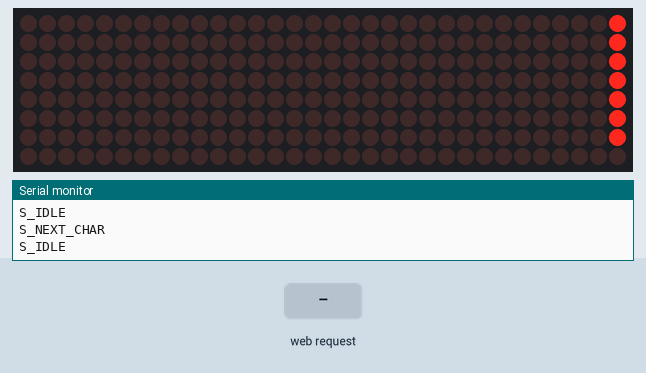
The sketch below on a simulated ESP8266 (NodeMCU). Shown: 32×8 LED matrix, the last lines printed to the serial monitor. Inputs (shaded band) come from the test bench. WiFi joins after 1.5 s; servers stay silent unless stated; random numbers use the default seed unless the sketch sets one.

Above: at 0.2 s.
At 12.2 s:
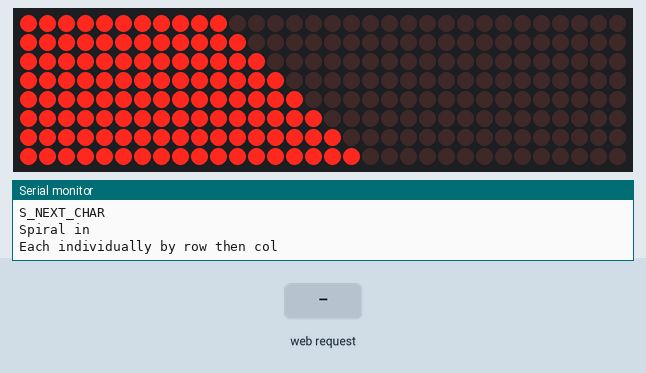
13.6 s: HTTP request GET /&MSG= received
At 14.6 s:
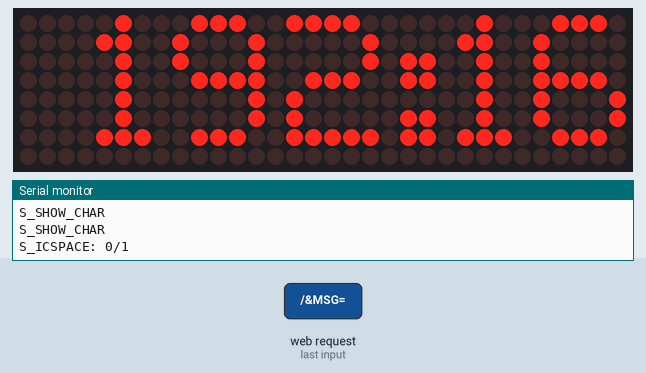

The sketch:

NodeMCU_MAX7219_wifi_runningtext.ino
```cpp
#include <ESP8266WiFi.h>
#include <MD_MAX72xx.h>

#define PRINT(s, v) { Serial.print(F(s)); Serial.print(v); }
#define PRINTS(s)   { Serial.print(F(s)); }

#define MAX_DEVICES 4
#define DELAYTIME  40
MD_MAX72XX mx = MD_MAX72XX(MD_MAX72XX::FC16_HW, 15, MAX_DEVICES);

const char* ssid = "m_m_m";                   // edit your wifi SSID here
const char* password = "1qazmlp0";            // edit your wifi password here

WiFiServer server(80);

const uint8_t MESG_SIZE = 255;
const uint8_t CHAR_SPACING = 1;
const uint8_t SCROLL_DELAY = 75;

char curMessage[MESG_SIZE];
char newMessage[MESG_SIZE];
bool newMessageAvailable = false;
char WebResponse[] = "HTTP/1.1 200 OK\nContent-Type: text/html\n\n";

char WebPage[] =
"<!DOCTYPE html>" \
"<html>" \
"<head><meta name=\"viewport\" content=\"width=device-width, initial-scale=1\">" \
"<title>ESP8266 running text control</title>" \
"<style>" \
"html, body" \
"{" \
"font-family: Helvetica; "\
"display: block;"\
"margin: 0px auto;"\
"text-align: center;"\
"background-color: #96c3eb;" \
"}" \
"#container " \
"{" \
"width: 90%;" \
"height: 100%;" \
"margin-left: 10px;" \
"margin-right: 5px;" \
"margin-top: 20px;" \
"border: solid 2px;" \
"padding: 10px;" \
"background-color: #14aaf5;" \
"}" \
"</style>"\
"<script>" \
"strLine = \"\";" \
"function SendText()" \
"{" \
"  nocache = \"/&nocache=\" + Math.random() * 1000000;" \
"  var request = new XMLHttpRequest();" \
"  strLine = \"&MSG=\" + document.getElementById(\"txt_form\").Message.value;" \
"  request.open(\"GET\", strLine + nocache, false);" \
"  request.send(null);" \
"}" \
"</script>" \
"</head>" \
"<body>" \
"<H1><b>MAX7219 LED Matrix ESP8266 WiFi Control</b></H1>" \

"<div id=\"container\">"\
"<form id=\"txt_form\" name=\"frmText\">" \
"<label>Message:<input type=\"text\" name=\"Message\" maxlength=\"255\"></label><br>" \
"</form>" \
"<br>" \
"<input type=\"submit\" value=\"Send Text\" onclick=\"SendText()\">" \
"<p><b>visit : </b>" \
"<a href=\"https://www.instagram.com/hab_mz\">@hab_mz</a></p>" \
"</div>" \
"</body>" \
"</html>";

char *err2Str(wl_status_t code)
{
  switch (code)
  {
  case WL_IDLE_STATUS:    return("IDLE");           break; // WiFi is in process of changing between statuses
  case WL_NO_SSID_AVAIL:  return("NO_SSID_AVAIL");  break; // case configured SSID cannot be reached
 case WL_CONNECTED:      return("CONNECTED");      break; // successful connection is established
  case WL_CONNECT_FAILED: return("CONNECT_FAILED"); break; // password is incorrect
  case WL_DISCONNECTED:   return("CONNECT_FAILED"); break; // module is not configured in station mode
  default: return("??");
  }
}

uint8_t htoi(char c)
{
  c = toupper(c);
  if ((c >= '0') && (c <= '9')) return(c - '0');
  if ((c >= 'A') && (c <= 'F')) return(c - 'A' + 0xa);
  return(0);
}

boolean getText(char *szMesg, char *psz, uint8_t len)
{
  boolean isValid = false;  // text received flag
  char *pStart, *pEnd;      // pointer to start and end of text

  // get pointer to the beginning of the text
  pStart = strstr(szMesg, "/&MSG=");

  if (pStart != NULL)
  {
    pStart += 6;  // skip to start of data
    pEnd = strstr(pStart, "/&");

    if (pEnd != NULL)
    {
      while (pStart != pEnd)
      {
        if ((*pStart == '%') && isdigit(*(pStart+1)))
{
          // replace %xx hex code with the ASCII character
          char c = 0;
          pStart++;
          c += (htoi(*pStart++) << 4);
          c += htoi(*pStart++);
          *psz++ = c;
        }
        else
          *psz++ = *pStart++;
      }

      *psz = '\0'; // terminate the string
      isValid = true;
    }
  }

  return(isValid);
}

void handleWiFi(void)
{
  static enum { S_IDLE, S_WAIT_CONN, S_READ, S_EXTRACT, S_RESPONSE, S_DISCONN } state = S_IDLE;
static char szBuf[1024];
  static uint16_t idxBuf = 0;
  static WiFiClient client;
  static uint32_t timeStart;

  switch (state)
  {
  case S_IDLE:   // initialise
    PRINTS("\nS_IDLE");
    idxBuf = 0;
    state = S_WAIT_CONN;
    break;

  case S_WAIT_CONN:   // waiting for connection
    {
      client = server.available();
      if (!client) break;
      if (!client.connected()) break;

      timeStart = millis();
      state = S_READ;
    }
    break;

  case S_READ: // get the first line of data
    PRINTS("\nS_READ");
    while (client.available())
    {
      char c = client.read();
      if ((c == '\r') || (c == '\n'))
      {
        szBuf[idxBuf] = '\0';
        client.flush();
        PRINT("\nRecv: ", szBuf);
        state = S_EXTRACT;
      }
      else
        szBuf[idxBuf++] = (char)c;
    }
    if (millis() - timeStart > 1000)
{
      PRINTS("\nWait timeout");
      state = S_DISCONN;
    }
    break;


  case S_EXTRACT: // extract data
    PRINTS("\nS_EXTRACT");
    // Extract the string from the message if there is one
    newMessageAvailable = getText(szBuf, newMessage, MESG_SIZE);
    PRINT("\nNew Msg: ", newMessage);
    state = S_RESPONSE;
    break;

  case S_RESPONSE: // send the response to the client
    PRINTS("\nS_RESPONSE");
    // Return the response to the client (web page)
    client.print(WebResponse);
    client.print(WebPage);
    state = S_DISCONN;
    break;

 case S_DISCONN: // disconnect client
    PRINTS("\nS_DISCONN");
    client.flush();
    client.stop();
    state = S_IDLE;
    break;

  default:  state = S_IDLE;
  }
}

uint8_t scrollDataSource(uint8_t dev, MD_MAX72XX::transformType_t t)
// Callback function for data that is required for scrolling into the display
{
  static enum { S_IDLE, S_NEXT_CHAR, S_SHOW_CHAR, S_SHOW_SPACE } state = S_IDLE;
  static char   *p;
  static uint16_t curLen, showLen;
  static uint8_t  cBuf[8];
  uint8_t colData = 0;

  // finite state machine to control what we do on the callback
  switch (state)
  {
  case S_IDLE: // reset the message pointer and check for new message to load
    PRINTS("\nS_IDLE");
    p = curMessage;      // reset the pointer to start of message
    if (newMessageAvailable)  // there is a new message waiting
 {
      strcpy(curMessage, newMessage); // copy it in
      newMessageAvailable = false;
    }
    state = S_NEXT_CHAR;
    break;

  case S_NEXT_CHAR: // Load the next character from the font table
    PRINTS("\nS_NEXT_CHAR");
    if (*p == '\0')
      state = S_IDLE;
    else
    {
      showLen = mx.getChar(*p++, sizeof(cBuf) / sizeof(cBuf[0]), cBuf);
      curLen = 0;
      state = S_SHOW_CHAR;
    }
    break;

 case S_SHOW_CHAR:  // display the next part of the character
    PRINTS("\nS_SHOW_CHAR");
    colData = cBuf[curLen++];
    if (curLen < showLen)
      break;

    // set up the inter character spacing
    showLen = (*p != '\0' ? CHAR_SPACING : (MAX_DEVICES*COL_SIZE)/2);
    curLen = 0;
    state = S_SHOW_SPACE;
    // fall through

  case S_SHOW_SPACE:  // display inter-character spacing (blank column)
    PRINT("\nS_ICSPACE: ", curLen);
    PRINT("/", showLen);
    curLen++;
    if (curLen == showLen)
      state = S_NEXT_CHAR;
    break;
default:
    state = S_IDLE;
  }

  return(colData);
}

void scrollText(void)
{
  static uint32_t prevTime = 0;

  // Is it time to scroll the text?
  if (millis() - prevTime >= SCROLL_DELAY)
  {
    mx.transform(MD_MAX72XX::TSL);  // scroll along - the callback will load all the data
    prevTime = millis();      // starting point for next time
  }
}

void setup()
{
  Serial.begin(115200);
  PRINTS("\n[MD_MAX72XX WiFi Message Display]\nType a message for the scrolling display from your internet browser");

  mx.begin();
  mx.control(MD_MAX72XX::INTENSITY, 1);
  mx.setShiftDataInCallback(scrollDataSource);
  scrollText(" Hello!              ");
//  delay(250);
//  spiral(20);
//  stripe(10);


  curMessage[0] = newMessage[0] = '\0';

  PRINT("\nConnecting to ", ssid);
  scrollText("wifi  check");
  WiFi.begin(ssid, password);
  stripe(30);

  while (WiFi.status() != WL_CONNECTED){
    PRINT("\n", err2Str(WiFi.status()));
    delay(1000);
  }
  PRINTS("\nWiFi connected");
  scrollText("WiFi ok ");
  stripe(30);

  server.begin();
  PRINTS("\nServer started");
  scrollText("srvr ok");
  delay(250);
  spiral(20);
  stripe(10);

  sprintf(curMessage, "%03d:%03d:%03d:%03d", WiFi.localIP()[0], WiFi.localIP()[1], WiFi.localIP()[2], WiFi.localIP()[3]);
  PRINT("\nAssigned IP ", curMessage);
}

void loop(){

  handleWiFi();
  scrollText();
}

//-----------------Scrolling Text----------------------//
void scrollText(const char *p)
{
  uint8_t charWidth;
  uint8_t cBuf[8];

  PRINTS("\nScrolling text");
  mx.clear();

  while (*p != '\0')
  {
    charWidth = mx.getChar(*p++, sizeof(cBuf) / sizeof(cBuf[0]), cBuf);

    for (uint8_t i=0; i<=charWidth; i++)  // allow space between characters
    {
      mx.transform(MD_MAX72XX::TSL);
      if (i < charWidth)
        mx.setColumn(0, cBuf[i]);
      delay(DELAYTIME);
    }
  }
}//-------------------Spiral--------------------//
void spiral(int SpiralSpeed)
// setPoint() used to draw a spiral across the whole display
{
  PRINTS("\nSpiral in");
  int  rmin = 0, rmax = ROW_SIZE-1;
  int  cmin = 0, cmax = (COL_SIZE*MAX_DEVICES)-1;

  while ((rmax > rmin) && (cmax > cmin))
  {
    // do row
    for (int i=cmin; i<=cmax; i++)
    {
      mx.setPoint(rmin, i, true);
      delay(SpiralSpeed/MAX_DEVICES);
    }
    rmin++;

    // do column
    for (uint8_t i=rmin; i<=rmax; i++)
    {
      mx.setPoint(i, cmax, true);
      delay(SpiralSpeed/MAX_DEVICES);
    }
    cmax--;

    // do row
    for (int i=cmax; i>=cmin; i--)
    {
      mx.setPoint(rmax, i, true);
      delay(SpiralSpeed/MAX_DEVICES);
    }
    rmax--;

    // do column
    for (uint8_t i=rmax; i>=rmin; i--)
    {
      mx.setPoint(i, cmin, true);
      delay(SpiralSpeed/MAX_DEVICES);
    }
    cmin++;
  }
}

//-------------------Stripe--------------------//
void stripe(int WipeSpeed)
// Demonstrates animation of a diagonal stripe moving across the display
// with points plotted outside the display region ignored.
{
  const uint16_t maxCol = MAX_DEVICES*ROW_SIZE;
  const uint8_t stripeWidth = 10;

  PRINTS("\nEach individually by row then col");

  for (uint16_t col=0; col<maxCol + ROW_SIZE + stripeWidth; col++)
  {
    for (uint8_t row=0; row < ROW_SIZE; row++)
    {
      mx.setPoint(row, col-row, true);
      mx.setPoint(row, col-row - stripeWidth, false);
    }
    delay(WipeSpeed);
  }
}
```
